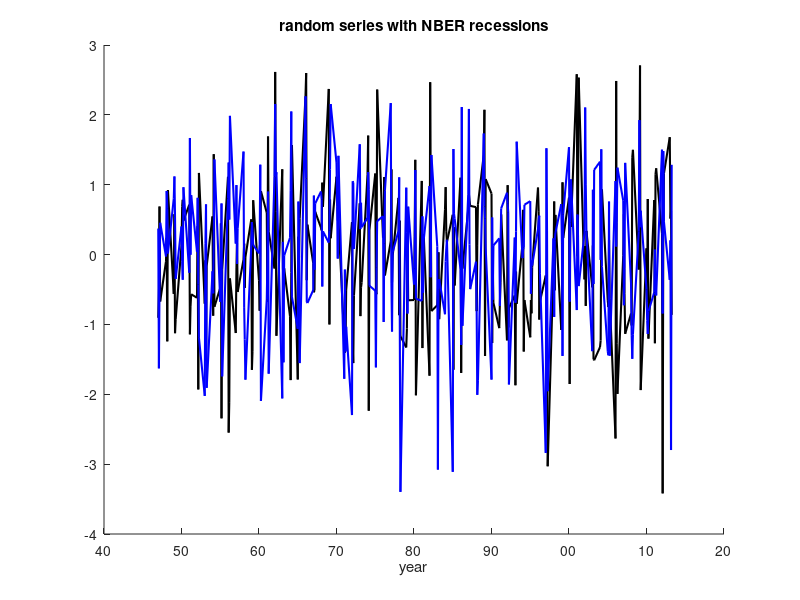

Write MATLAB code to recreate this figure. (Note: this script raises an error after producing the figure.)
%
% program to plot series with NBER bands
%
% the dates are stored in dateX.mat (they can be created with
% create_dates_xlabels.m
%

clear all; close all; clc
load dateX
TT = length(dateX);
r1 = randn(TT,1);
r2 = randn(TT,1);
figure('Name','example graph')
hold all
title('\bf{random series with NBER recessions}')
plot(dateX,r1,'LineWidth',1.5,'Color','k')
hold all
plot(dateX,r2,'LineWidth',1.5,'Color','b')
xlabel('year')
datetick('x','YY')
%set(gcf,'Renderer','zbuffer');
shadenber
maximize